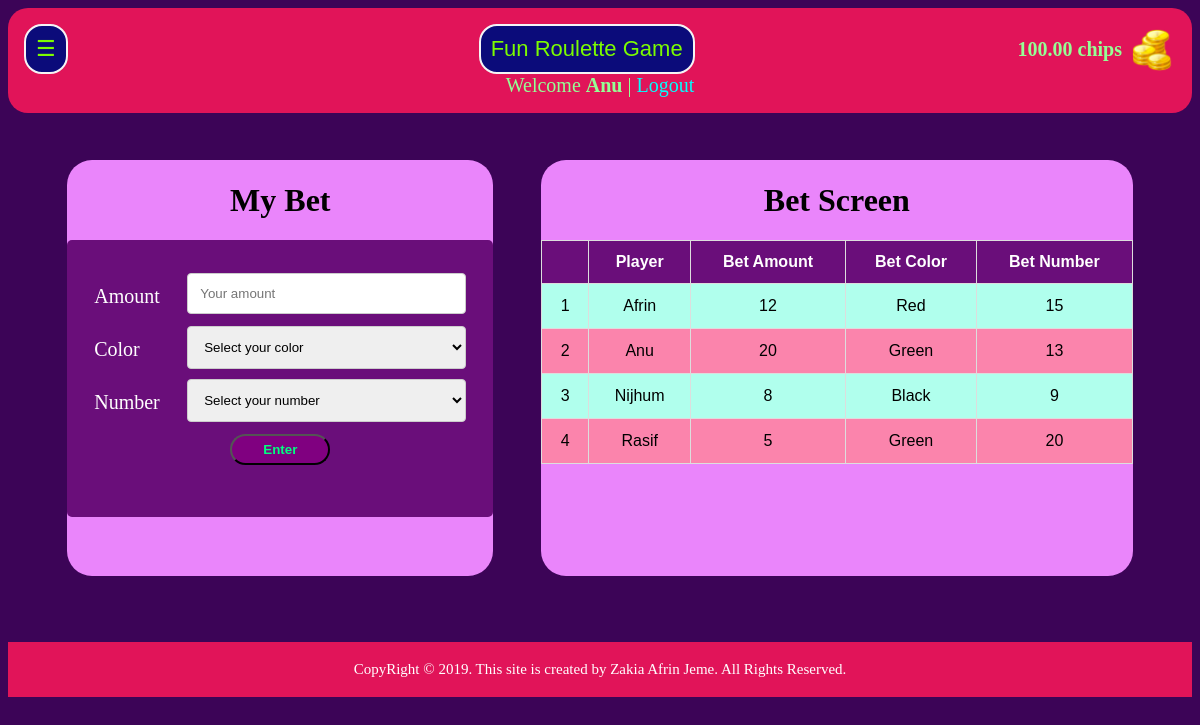
The app's page /game.php (signed in), older data.
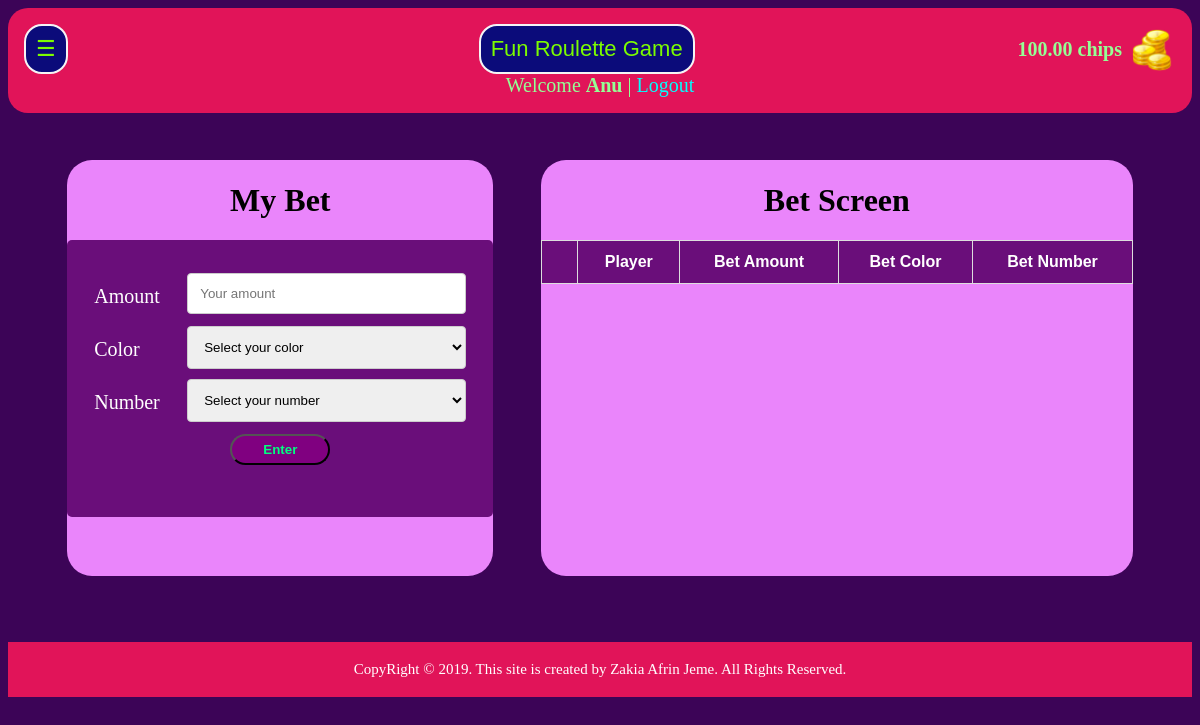
The same page, newer data.
### tables this page shows
CREATE TABLE `players` (
  `id` int(11) NOT NULL,
  `email` varchar(80) NOT NULL,
  `username` varchar(80) NOT NULL,
  `password` varchar(20) NOT NULL,
  `chips` varchar(20) NOT NULL
);

CREATE TABLE `bet` (
  `id` int(11) NOT NULL,
  `player_name` varchar(50) NOT NULL,
  `amount` int(11) NOT NULL,
  `color` enum('Red','Black','Green','') NOT NULL,
  `number` int(11) NOT NULL
);

### game.php (the view, shortened to what this page needs)
<?php
include("inc/connection.php");
$title= 'Fun Roulette Game';
$email = $_SESSION['email'];
$query = "SELECT * FROM players WHERE email='$email'";
$data = mysqli_query($conn, $query);
$total = mysqli_num_rows($data);
if($total !=0){
    while($result = mysqli_fetch_assoc($data)){
        $player = $result['username'];
        $coins = $result['chips'];
        }
    } else {
        echo "No record found";
}
$query = "SELECT * FROM bet";
$data = mysqli_query($conn, $query);
$total = mysqli_num_rows($data);
include "inc/header.php";
?>
<div class="head" id="main">
    <div class="menu">
        <div>
            <button class="head-btn" onclick="openNav()">☰</button>
        </div>
        <div>
            <button class="head-btn" style="margin-left: 88px;">
                <?php echo $title; ?></button>
        </div>
        <div class="wallet">
            <div><strong>
                    <?php echo $coins;  ?> chips </strong></div>
            <div><img src="img/coin.png" alt="coin" class="coin"></div>
        </div>
    </div>
    <div class="welcome">Welcome <b>
            <?php echo $player; ?></b> | <a href="logout.php">Logout</a>
    </div>
</div>
<div class="game">
    <div class="game-left">
        <h1 class="center">My Bet</h1>
        <div class="game-container">
            <form action="" method="post">
                <div class="row">
                    <div class="col-25">
                        <label for="a">Amount</label>
                    </div>
                    <div class="col-75">
                        <input type="number" name="a" placeholder="Your amount" min="1" required>
                    </div>
                </div>
                <div class="row">
                    <div class="col-25">
                        <label for="c">Color</label>
                    </div>
                    <div class="col-75">
                        <select name="c" required>
                            <option selected disabled value="">Select your color</option>
                        </select>
                    </div>
                </div>
                <div class="row">
                    <div class="col-25">
                        <label for="n">Number</label>
                    </div>
                    <div class="col-75">
                        <select name="n" required>
                            <option selected disabled value="">Select your number</option>
                        </select>
                    </div>
                </div>
                <div class="game-submit">
                    <input type="submit" value="Enter" name="submit" class="enter">
                </div>
            </form>
        </div>
    </div>
    <div class="game-right">
        <h1 class="center">Bet Screen</h1>
        <table id="players">
            <tr>
                <th></th>
                <th>Player</th>
                <th>Bet Amount</th>
                <th>Bet Color</th>
                <th>Bet Number</th>
            </tr>
            <?php
if($total != 0){
    while($result = mysqli_fetch_assoc($data)){
        echo   "
            <tr>
                <td>" . $result['id'] . "</td>
                <td>" . $result['player_name'] . "</td>
                <td>" . $result['amount'] . "</td>
                <td>" . $result['color'] . "</td>
                <td>" . $result['number'] . "</td>
            </tr>";
    }
} else {
}
?>
        </table>
    </div>
</div>
<?php include "inc/footer.php"; ?>

### inc/header.php (shortened to what this page needs)
<!DOCTYPE html>
<html lang="en">
<head>
</head>
<body>

### inc/footer.php
    <div class="footer">
        <p>CopyRight &copy; <?php echo date("Y"); ?>. This site is created by Zakia Afrin Jeme. All Rights Reserved.</p>
    </div>
</body>
</html>

### css/style.php (style rules this page uses)
body { background-color: rgb(60, 4, 87); }
.head { text-align: center; color: #95ff95; background-color: #e11459; padding: 1px; border-radius: 20px; }
a { text-decoration: none; color: cyan; }
.head-btn { padding: 10px; border: 2px solid whitesmoke; border-radius: 18px; background-color: #0b0b7a; color: lawngreen; font-size: 22px; outline: none; }
.footer { background-color: #e11459; color: #ffffff; text-align: center; font-size: 15px; padding: 4px; }
form { margin-bottom: 25px; }
#main { transition: margin-left .5s; padding: 16px; }
.menu { display: flex; justify-content: space-between; }
.welcome { font-size: 20px; }
.coin { width: 49px; height: 49px; margin-left: 5px; }
.wallet { display: flex; align-items: center; font-size: 20px; }
#players { font-family: "Trebuchet MS", Arial, Helvetica, sans-serif; border-collapse: collapse; width: 100%; }
#players td, #players th { border: 1px solid #ddd; padding: 13px; text-align: center; }
#players tr:nth-child(odd) { background-color: #fb84ac; }
#players th { padding-top: 12px; padding-bottom: 12px; background-color: #6a0e7a; color: white; }
input[type=number] { width: 100%; padding: 12px; border: 1px solid #ccc; border-radius: 4px; resize: vertical; }
select, textarea { width: 100%; padding: 12px; border: 1px solid #ccc; border-radius: 4px; resize: vertical; }
label { padding: 12px 12px 12px 0; display: inline-block; font-size: 20px; }
.game-container { border-radius: 5px; background-color: #6a0e7a; padding: 27px; color: white; font-size: 19px; }
.col-25 { float: left; width: 25%; margin-top: 6px; }
.col-75 { float: left; width: 75%; margin-top: 6px; }
.row:after { content: ""; display: table; clear: both; }
.center { text-align: center; }
.game { height: 485px; margin-top: 1%; margin-bottom: 2.75%; }
.game-left { float: left; width: 36%; height: 416px; background-color: #ea85fb; margin-top: 3%; margin-left: 5%; margin-bottom: 3.2%; border-radius: 25px; }
.game-right { float: right; width: 50%; height: 416px; background-color: #ea85fb; margin-top: 3%; margin-right: 5%; margin-bottom: 3.2%; border-radius: 25px; }
.game-submit { margin-top: 8px; text-align: center; }
.enter { width: 100px; padding: 6px; background-color: purple; color: springgreen; font-weight: bold; border-radius: 20px; outline: none; }
#players tr:nth-child(even) { background-color: #b0ffed; }

Row changes from the older to the newer data that the page shows:
removed bet: id "1", player_name "Afrin", amount "12", color "Red", number "15"
removed bet: id "2", player_name "Anu", amount "20", color "Green", number "13"
removed bet: id "3", player_name "Nijhum", amount "8", color "Black", number "9"
removed bet: id "4", player_name "Rasif", amount "5", color "Green", number "20"
